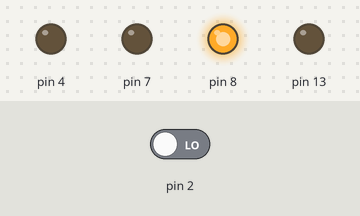
A sketch run on a simulated Arduino Uno, built with avr-gcc and run on an emulated ATmega328P. Parts: output pins drawn as LEDs (lit = HIGH). The test bench sets the inputs (shaded band); at power-on: pin 2 LOW.

Above: at 3.0 s.
3.1 s: pin 2 driven HIGH
At 9.4 s:
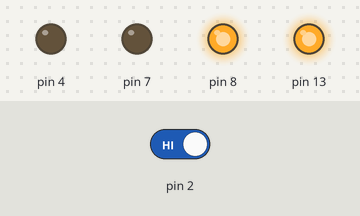
At 14.4 s:
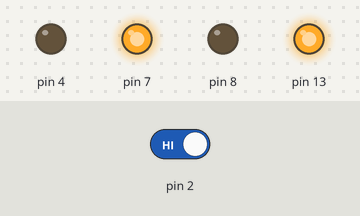
Timing chart, 0 to 14.9 s (numbered marks = the images above; inputs shaded):
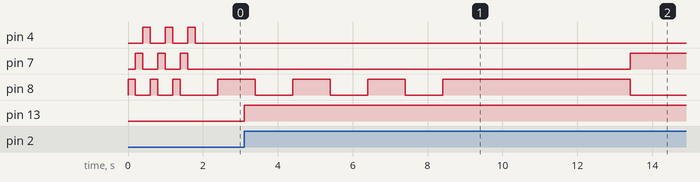

The sketch:

TrafficLight.ino
```cpp
#include <Arduino.h>
#include "LED.h"
#include "BTN.h"
#include "TrafficLight.h"

TrafficLight tl = TrafficLight();

// the setup routine runs once when you press reset ================================
void setup() {
  tl.init(3);
}

// the loop routine runs over and over again forever =================================
void loop() {
  unsigned long currentTimestamp = millis();

  switch (tl.getMode()) {
    case 1:
      tl.lightChangeRoutine();
      tl.switchToBlinkingGreen();
      break;

    case 0:
      // Blink green
      if (tl.greenLed.isTimeToChange(currentTimestamp)){
        tl.greenLed.toggle();
      }

      // Check for button click
      if (tl.button.clicked()) {
        // turn LED on:
        tl.startLightChangeRoutine();
      }
      break;
  }
}
```

BTN.h
```cpp
class BTN {

	private:
		int lastState;
		long previousMillis;
		long interval;

	public:
	    int pin;

	    BTN(int p) {
	    	pin = p;
			int lastState = LOW;
			previousMillis = 0;
			interval = 300;
	    }

	    int clicked() {

	    	unsigned long currentMillis = millis();
	    	int newState = digitalRead(pin);

	    	bool result = (newState == HIGH)
	    					&& (lastState == LOW);
	    					// && ( (currentMillis - previousMillis) > interval );

	    	lastState = newState;
	    	previousMillis = currentMillis;
	    	return result;
	    }

};
```

LED.h
```cpp
class LED {
  public:
    int pin;
    int state;
    unsigned long lastChanged;
    long blinkingInterval;

    LED(int p) {
      pin = p;
      state = LOW;
      lastChanged = 0;
      blinkingInterval = 1000;
      pinMode(pin, OUTPUT);
    }

    void on() {
      lastChanged = millis();
      state = HIGH;
      digitalWrite(pin, HIGH);
    }

    void off(){
      lastChanged = millis();
      state = LOW;
      digitalWrite(pin, LOW);
    }

    void blink(int duration) {
      on();
      delay(duration);
      off();
    }

    void toggle() {
      if (state == LOW) {
        on();
      } else {
        off();
      }
    }

    bool isTimeToChange(unsigned long ts) {
      bool result = ts - lastChanged > blinkingInterval;
      return result;
    }

};
```

TrafficLight.h
```cpp
class TrafficLight {

	private:
		int mode; 	// 0 - Blinking green
					// 1 - Btton routine
		int greenBlinksBeforeChange;

	public:

		LED greenLed;
		LED yellowLed;
		LED redLed;
		BTN button;

		LED stdLed;

	    TrafficLight(): greenLed(8), yellowLed(7), redLed(4), button(2), stdLed(13) {
			mode = 0;
			greenBlinksBeforeChange = 6;
	    }

	    void init(int times) {
	    	for (int i=0; i<times; i++) {
			  greenLed.blink(200);
			  yellowLed.blink(200);
			  redLed.blink(200);
	    	}
	    }

	    int getMode() {
	    	return mode;
	    }

	    void startLightChangeRoutine() {
	    	mode = 1;
	    }

	    void switchToBlinkingGreen() {
	    	redLed.off();
	    	yellowLed.off();
	    	mode = 0;
	    }

	    void lightChangeRoutine() {
	    	stdLed.on();

	    	// Keep blinking green for a while
	    	int blinks = 0;
	    	do {
			    if (greenLed.isTimeToChange(millis())){
			      greenLed.toggle();
			      blinks++;
			    }
	    	}
	    	while (blinks < greenBlinksBeforeChange);

	    	// Stale Green
	    	greenLed.on();
			delay(5000);
	    	greenLed.off();

	    	// Swithch to Yellow
			yellowLed.on();
			delay(5000);
			yellowLed.off();

	    	stdLed.off();

	    	// Swithch to Red
			redLed.on();
			delay(20000);
			redLed.off();
	    }


};
```

Measured:
- after the input at 3.1 s, pin 7: LOW → HIGH after 10.3 s; pin 13: LOW → HIGH at once
- by itself, pin 8: repeats every 2.0 s: HIGH 1.0 s, LOW 1.0 s
